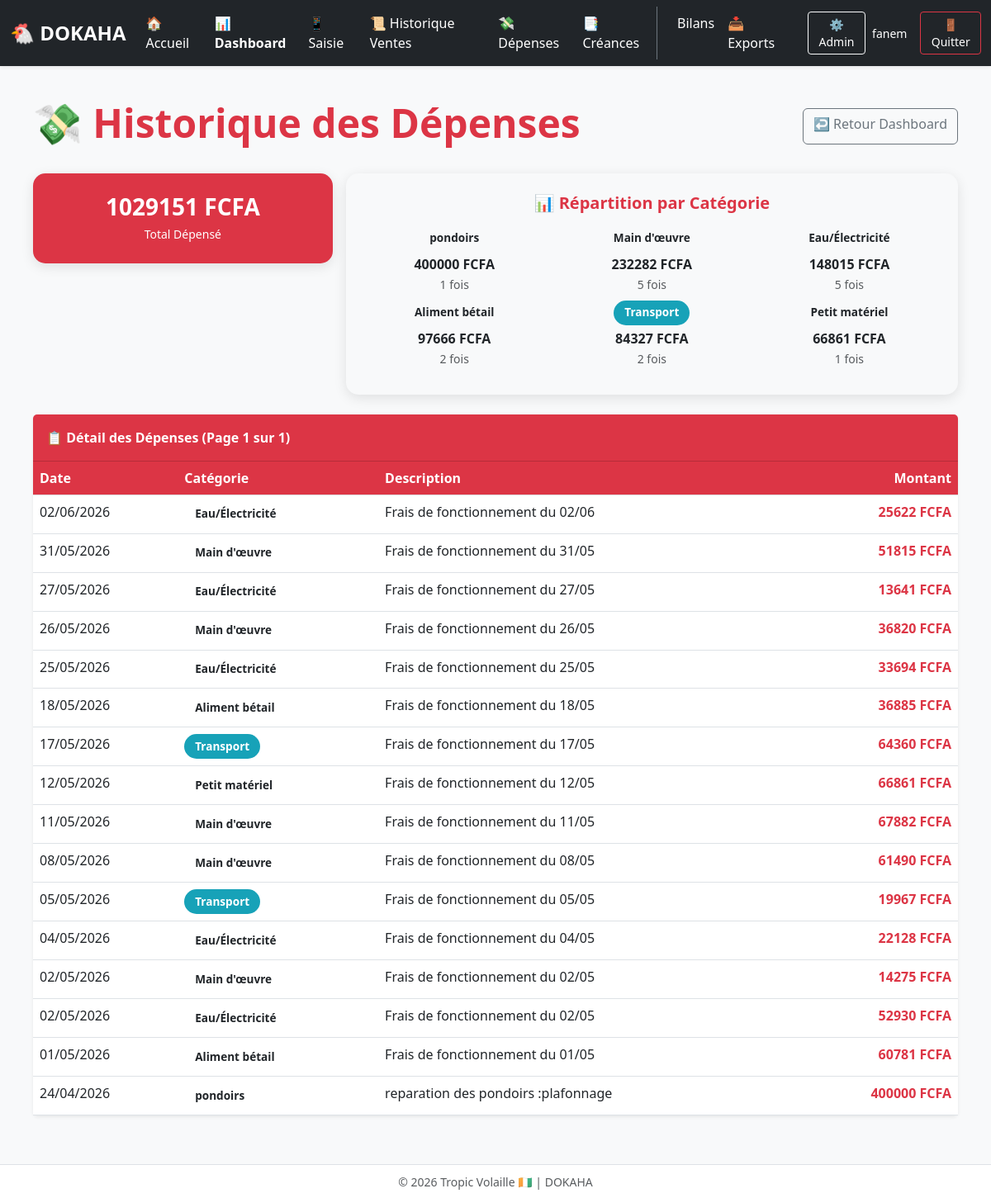
The page /depenses/ (signed in) on the database its author committed.
### gestion/models.py (models this page shows, shortened)
class Depense(models.Model):
    date = models.DateField(default=timezone.now)
    categorie = models.CharField(max_length=100)
    montant = models.DecimalField(max_digits=8, decimal_places=2)
    description = models.TextField(blank=True, default="")

### gestion/views.py (the view)
# urls.py: path('depenses/', views.historique_depenses, name='historique_depenses'),
@login_required
def historique_depenses(request):
    from django.core.paginator import Paginator
    from gestion.models import Depense
    depenses = Depense.objects.all().order_by('-date', '-id')
    paginator = Paginator(depenses, 50)
    page_number = request.GET.get('page')
    page_obj = paginator.get_page(page_number)
    total_depenses = depenses.aggregate(total=Sum('montant'))['total'] or 0
    from django.db.models import Count
    categories_stats = depenses.values('categorie').annotate(
        total=Sum('montant'),
        count=Count('id')
    ).order_by('-total')
    context = {
        'page_obj': page_obj,
        'total_depenses': total_depenses,
        'categories_stats': categories_stats,
    }
    return render(request, 'gestion/historique_depenses.html', context)

### gestion/templates/gestion/historique_depenses.html (shortened to what this page needs)
{% extends "gestion/base.html" %}
{% block content %}
<div class="container-fluid py-4 px-3 px-md-4">
  <div class="d-flex justify-content-between align-items-center mb-4">
    <h1 class="display-5 fw-bold text-danger">💸 Historique des Dépenses</h1>
    <a href="/dashboard/" class="btn btn-outline-secondary">↩️ Retour Dashboard</a>
  </div>
  <div class="row g-3 mb-4">
    <div class="col-md-4">
      <div class="stats-card bg-danger text-white">
        <h3 class="fw-bold mb-1">{{ total_depenses|floatformat:0 }} FCFA</h3>
        <small>Total Dépensé</small>
      </div>
    </div>
    <div class="col-md-8">
      <div class="stats-card bg-light">
        <h5 class="fw-bold text-danger mb-3">📊 Répartition par Catégorie</h5>
        <div class="row">
          {% for cat in categories_stats %}
          <div class="col-md-4 col-6 mb-2">
            <div class="text-center">
              <span class="categorie-badge cat-{{ cat.categorie|slugify }}">{{ cat.categorie }}</span>
              <div class="fw-bold mt-1">{{ cat.total|floatformat:0 }} FCFA</div>
              <small class="text-muted">{{ cat.count }} fois</small>
            </div>
          </div>
          {% empty %}
          <div class="col-12 text-muted">Aucune dépense enregistrée</div>
          {% endfor %}
        </div>
      </div>
    </div>
  </div>
  <div class="card border-0 shadow-sm">
    <div class="card-header bg-danger text-white fw-bold py-3">
      📋 Détail des Dépenses (Page {{ page_obj.number }} sur {{ page_obj.paginator.num_pages }})
    </div>
    <div class="table-responsive">
      <table class="table table-hover table-depenses mb-0">
        <thead>
          <tr>
            <th>Date</th>
            <th>Catégorie</th>
            <th>Description</th>
            <th class="text-end">Montant</th>
          </tr>
        </thead>
        <tbody>
          {% for d in page_obj %}
          <tr>
            <td>{{ d.date|date:"d/m/Y" }}</td>
            <td>
              <span class="categorie-badge cat-{{ d.categorie|slugify }}">{{ d.categorie }}</span>
            </td>
            <td>{{ d.description|default:"-" }}</td>
            <td class="text-end fw-bold text-danger">{{ d.montant|floatformat:0 }} FCFA</td>
          </tr>
          {% empty %}
          <tr><td colspan="4" class="text-center text-muted py-4">Aucune dépense enregistrée</td></tr>
          {% endfor %}
        </tbody>
      </table>
    </div>
  </div>
</div>
{% endblock %}

### gestion/templates/gestion/base.html (shortened to what this page needs)
{% load static %}
<!DOCTYPE html>
<html lang="fr">
<head>
    <link href="https://cdn.jsdelivr.net/npm/bootstrap@5.3.0/dist/css/bootstrap.min.css" rel="stylesheet">
    <link rel="stylesheet" href="https://cdn.jsdelivr.net/npm/bootstrap-icons@1.11.0/font/bootstrap-icons.css">
</head>
<body>
<nav class="navbar navbar-expand-lg navbar-dark bg-dark shadow-sm py-2">
  <div class="container-fluid">
    <a class="navbar-brand fw-bold fs-4" href="/">🐔 DOKAHA</a>
    <div class="collapse navbar-collapse" id="mainNavbar">
      <ul class="navbar-nav me-auto mb-2 mb-lg-0">
        <li class="nav-item"><a class="nav-link" href="/">🏠 Accueil</a></li>
        <li class="nav-item"><a class="nav-link fw-bold text-warning" href="/dashboard/">📊 Dashboard</a></li>
        <li class="nav-item"><a class="nav-link" href="/terrain/">📱 Saisie</a></li>
        <li class="nav-item"><a class="nav-link" href="/vente/">📜 Historique Ventes</a></li>
        <li class="nav-item"><a class="nav-link" href="/depenses/">💸 Dépenses</a></li>
        <li class="nav-item"><a class="nav-link" href="/credits/">📑 Créances</a></li>
      </ul>
      <ul class="navbar-nav mb-2 mb-lg-0 border-start border-secondary ps-lg-3">
        <li class="nav-item"><a class="nav-link" href="/finance/"> Bilans</a></li>
        <li class="nav-item"><a class="nav-link" href="/finance/export-excel/">📥 Exports</a></li>
      </ul>
      <div class="d-flex align-items-center ms-lg-4">
        <a href="/admin/" class="btn btn-sm btn-outline-light me-2">⚙️ Admin</a>
        <span class="text-light small me-3 d-none d-md-inline">{{ user.username|default:"Fanem" }}</span>
        <a href="/logout/" class="btn btn-sm btn-outline-danger">🚪 Quitter</a>
      </div>
    </div>
  </div>
</nav>
<div class="container-fluid px-3 py-3">
    {% block content %}{% endblock %}
</div>
<footer class="fixed-bottom text-center text-muted py-2 bg-white border-top">
    <small>© {% now "Y" %} Tropic Volaille 🇨🇮 | DOKAHA</small>
</footer>
</body>
</html>

### gestion/templates/gestion/base.html (style rules this page uses)
:root { --primary:#0d6efd; --success:#198754; --danger:#dc3545; --warning:#ffc107; }
body { background:#f8f9fa; font-family:system-ui,-apple-system,sans-serif; padding-bottom:60px; }
.navbar-brand { font-weight:700; }
.nav-link { font-weight:500; padding:0.5rem 1rem; }
.btn { min-height:44px; }
.navbar a, .navbar span, .navbar .nav-link, .navbar .btn { color: #ffffff !important; }

### gestion/templates/gestion/historique_depenses.html (style rules this page uses)
.table-depenses th { background: #dc3545; color: white; font-weight: 600; }
.categorie-badge { display: inline-block; padding: 0.3rem 0.8rem; border-radius: 50px; font-size: 0.85rem; font-weight: 600; }
.cat-transport { background: #17a2b8; color: white; }
.stats-card { border-radius: 15px; padding: 1.5rem; text-align: center; box-shadow: 0 4px 15px rgba(0,0,0,0.1); }

### rows shown on the page
Depense: categorie "pondoirs", total "400000", count "1", date "24/04/2026", description "reparation des pondoirs :plafonnage", montant "400000"
Depense: categorie "Petit matériel", total "66861", count "1", date "12/05/2026", description "Frais de fonctionnement du 12/05", montant "66861"
Depense: date "02/06/2026", categorie "Eau/Électricité", description "Frais de fonctionnement du 02/06", montant "25622"
Depense: date "31/05/2026", categorie "Main d'œuvre", description "Frais de fonctionnement du 31/05", montant "51815"
Depense: date "27/05/2026", categorie "Eau/Électricité", description "Frais de fonctionnement du 27/05", montant "13641"
Depense: date "26/05/2026", categorie "Main d'œuvre", description "Frais de fonctionnement du 26/05", montant "36820"
Depense: date "25/05/2026", categorie "Eau/Électricité", description "Frais de fonctionnement du 25/05", montant "33694"
Depense: date "18/05/2026", categorie "Aliment bétail", description "Frais de fonctionnement du 18/05", montant "36885"
Depense: date "17/05/2026", categorie "Transport", description "Frais de fonctionnement du 17/05", montant "64360"
Depense: date "11/05/2026", categorie "Main d'œuvre", description "Frais de fonctionnement du 11/05", montant "67882"
Depense: date "08/05/2026", categorie "Main d'œuvre", description "Frais de fonctionnement du 08/05", montant "61490"
Depense: date "05/05/2026", categorie "Transport", description "Frais de fonctionnement du 05/05", montant "19967"
Depense: date "04/05/2026", categorie "Eau/Électricité", description "Frais de fonctionnement du 04/05", montant "22128"
Depense: date "02/05/2026", categorie "Main d'œuvre", description "Frais de fonctionnement du 02/05", montant "14275"
Depense: date "02/05/2026", categorie "Eau/Électricité", description "Frais de fonctionnement du 02/05", montant "52930"
Depense: date "01/05/2026", categorie "Aliment bétail", description "Frais de fonctionnement du 01/05", montant "60781"

### other values the page prints
{{ user.username|default:"Fanem" }} "fanem"
{{ total_depenses|floatformat:0 }} "1029151"
{{ cat.categorie }} "Main d'œuvre" "Eau/Électricité" "Aliment bétail" "Transport"
{{ cat.total|floatformat:0 }} "232282" "148015" "97666" "84327"
{{ cat.count }} "5" "5" "2" "2"
{{ page_obj.number }} "1"
{{ page_obj.paginator.num_pages }} "1"
